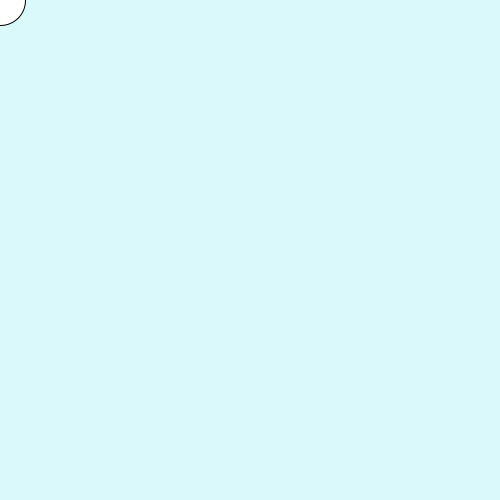
Frame 1 (no input)
Frame 60 (the mouse pressed at the canvas centre just before this capture): identical to frame 1, image omitted
Frame 120 (the mouse held since frame 60 and released just before this capture): identical to frame 1, image omitted

The Processing sketch that drew this single still picture (run headless with seeded random() and noise(); from frame 60 on, the mouse is pressed at the canvas centre):

// Processing sketch: slippery_dot
// ── slippery_dot.pde
/*** When you are done, this program will draw an ellipse 
     that jumps to new location each time you click on it.
***/
 
 // 1. Create three integer variables to represent the x, y, and the size of the ellipse
       int x;
       int y;
       int size;
    void setup() {
      // 2. Set the size of your sketch
    size(500, 500);
    }
    
    void draw() {
    
      // 3. Set the background color of your sketch
      background(217,249, 250);
      // 4. Draw an ellipse using the variables created at the top of the sketch for the location and size of your ellipse. 
      //    Make sure it fits in the window. Change the variables if it does not.
    ellipse(x,y,50,50);
    
    }
    
    /******** This method gets called automatically when you press the mouse ************/
    void mousePressed() {
      //5. Create an integer variable called distance
      int distance;
      //6. The getDistanceFromMouse() method below returns a number.
      //   Set the value of your distance variable to the value returned by the getDistance method
      //   You will need to pass the x and y location of your ellipse to this method.
       distance = getDistanceFromMouse(x, y); 
          if (distance < 50){
            x=(int) random(width); 
            y=(int) random(height);
            
        }
          
      //7.  Use an if statement to check if your distance variable is < the radius of the ellipse
      //    If it is, make a new x AND y for the ellipse, for a new random location on the window
      //    Hint: Use code like this      x = (int) random(width);
       
      
    }
    
    /********  This method gives you the number of pixels between the mouse and the x,y point ***********/
    int getDistanceFromMouse(int x, int y) {
      return (int)Math.sqrt(Math.pow((mouseX-x),2) + Math.pow((mouseY-y),2));
    }
